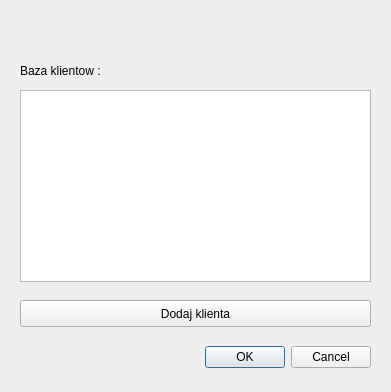
<?xml version="1.0" encoding="UTF-8"?>
<ui version="4.0">
 <class>WydajPsaDialog</class>
 <widget class="QDialog" name="WydajPsaDialog">
  <property name="geometry">
   <rect>
    <x>0</x>
    <y>0</y>
    <width>391</width>
    <height>392</height>
   </rect>
  </property>
  <property name="windowTitle">
   <string>Wydaj psa</string>
  </property>
  <widget class="QDialogButtonBox" name="buttonBox">
   <property name="geometry">
    <rect>
     <x>30</x>
     <y>341</y>
     <width>341</width>
     <height>32</height>
    </rect>
   </property>
   <property name="orientation">
    <enum>Qt::Horizontal</enum>
   </property>
   <property name="standardButtons">
    <set>QDialogButtonBox::Cancel|QDialogButtonBox::Ok</set>
   </property>
  </widget>
  <widget class="QListWidget" name="listKlienci">
   <property name="geometry">
    <rect>
     <x>20</x>
     <y>90</y>
     <width>351</width>
     <height>192</height>
    </rect>
   </property>
  </widget>
  <widget class="QLabel" name="label_2">
   <property name="geometry">
    <rect>
     <x>20</x>
     <y>61</y>
     <width>151</width>
     <height>20</height>
    </rect>
   </property>
   <property name="text">
    <string>Baza klientow :</string>
   </property>
  </widget>
  <widget class="QPushButton" name="pushButton">
   <property name="geometry">
    <rect>
     <x>20</x>
     <y>300</y>
     <width>351</width>
     <height>27</height>
    </rect>
   </property>
   <property name="text">
    <string>Dodaj klienta</string>
   </property>
  </widget>
  <widget class="QLabel" name="labelPies">
   <property name="geometry">
    <rect>
     <x>20</x>
     <y>20</y>
     <width>351</width>
     <height>31</height>
    </rect>
   </property>
   <property name="font">
    <font>
     <pointsize>15</pointsize>
    </font>
   </property>
   <property name="text">
    <string>&lt;b&gt;</string>
   </property>
  </widget>
  <widget class="QLabel" name="labelPiesNumer">
   <property name="geometry">
    <rect>
     <x>290</x>
     <y>60</y>
     <width>71</width>
     <height>20</height>
    </rect>
   </property>
   <property name="text">
    <string/>
   </property>
  </widget>
 </widget>
 <resources/>
 <connections/>
</ui>
